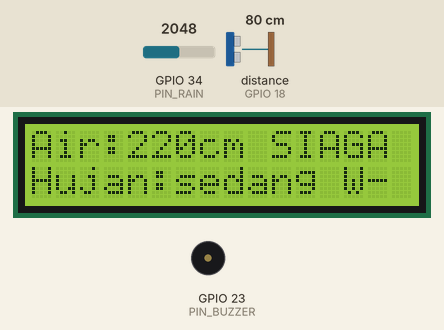
Bench run of a sketch on a simulated ESP32. Shown: 16×2 character LCD, buzzer (waves = sounding). Wiring (inferred from the names in the program): ultrasonic range finder: trigger GPIO 5; echo GPIO 18. The test bench sets the inputs (shaded band); at power-on: distance to the obstacle (sensor on GPIO 18) 80 cm, GPIO 34 (PIN_RAIN) = 2048 (analog values on the 0–4095 scale). The echo pulse lasts 58.3 µs per cm; WiFi joins after 1.5 s; servers stay silent unless stated; EEPROM starts erased; no MQTT or app messages arrive unless stated; what the sketch prints to the serial monitor is not drawn.

Above: at 6.4 s.
6.5 s: distance to the obstacle (sensor on GPIO 18) set to 65 cm
At 7.6 s:
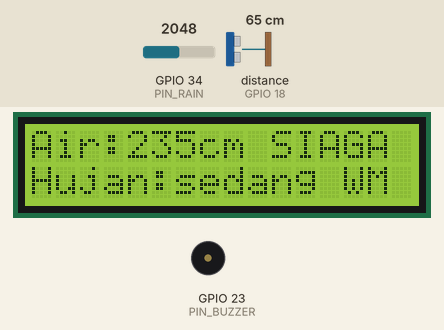
9.5 s: distance to the obstacle (sensor on GPIO 18) set to 56 cm
At 12.5 s:
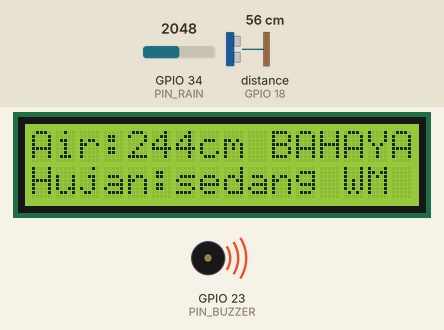
13.2 s: GPIO 34 (PIN_RAIN) set to 2555
16.9 s: GPIO 34 (PIN_RAIN) set to 2635
18.4 s: distance to the obstacle (sensor on GPIO 18) set to 70 cm
At 22.6 s:
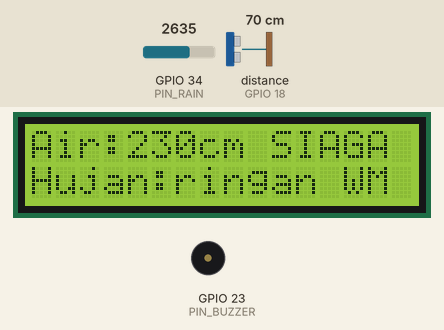
Timing chart, 0 to 23.1 s (numbered marks = the images above; inputs shaded):
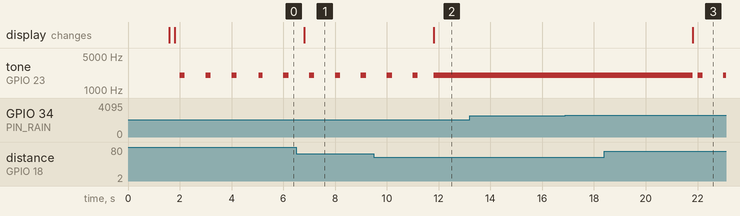

Measured:
- the behaviour switches between 61 and 60 cm on distance to the obstacle (sensor on GPIO 18) (found by bisection; images 1 and 2)
- the behaviour switches between 65 and 66 cm on distance to the obstacle (sensor on GPIO 18) (found by bisection; images 2 and 3)
- after the input at 6.5 s, the display: changes after 0.31 s (image 1)
- after the input at 9.5 s, the display: changes after 2.3 s (image 2)
- after the input at 13.2 s, every drawn part: stays the same
- after the input at 16.9 s, every drawn part: stays the same
- after the input at 18.4 s, tone on GPIO 23 (PIN_BUZZER): 2000 Hz → silent after 3.4 s, → 2000 Hz 0.19 s later, → silent 0.20 s later, → 2000 Hz 0.80 s later; the display: changes after 3.4 s (image 3)
- by itself, tone on GPIO 23 (PIN_BUZZER): alternates 2000 Hz for 0.20 s and silent for 0.80 s

The sketch:

awasair_esp32.ino
```cpp
/*
 * AWASAIR - Firmware ESP32
 * Peringatan dini banjir: HC-SR04 + rain sensor + LCD I2C + buzzer.
 * Komunikasi MQTT mengikuti docs/mqtt-contract.md (v1):
 *   publish  awasair/sungai/data    JSON {"level","jarak","adc","hujan","status"}  QoS0, tiap 5 detik
 *   publish  awasair/sungai/status  NORMAL|SIAGA|BAHAYA|ERROR  retained, saat berubah + sekali saat boot
 *   publish  awasair/sungai/online  online / offline (Last Will)  retained
 *   publish  awasair/sungai/ack     {"mute","siaga","bahaya"} yang BERLAKU  retained, saat boot + setelah cmd
 *   subscribe awasair/sungai/cmd    {"mute":true} / {"siaga":200,"bahaya":240}
 * Server AwasLink otomatis mencatat `data` ke Data Logger (ala ThingSpeak), jadi cukup MQTT.
 *
 * Library (Arduino IDE > Library Manager):
 *   PubSubClient (Nick O'Leary), LiquidCrystal I2C (Frank de Brabander), ArduinoJson 7.x
 * Board: "ESP32 Dev Module" (paket esp32 by Espressif)
 *
 * Langkah: salin secrets.example.h -> secrets.h, isi WiFi/token, upload.
 * Logika keselamatan (status + buzzer) berjalan di sini, tetap jalan walau WiFi/server mati.
 */
#include <WiFi.h>
#include <PubSubClient.h>
#include <LiquidCrystal_I2C.h>
#include <ArduinoJson.h>
#include <Preferences.h>
#include "config.h"
#include "secrets.h"

WiFiClient netClient;
PubSubClient mqtt(netClient);
LiquidCrystal_I2C lcd(LCD_ADDR, 16, 2);
Preferences prefs;

const char* T_DATA = TOPIC_BASE "/data";
const char* T_STATUS = TOPIC_BASE "/status";
const char* T_ONLINE = TOPIC_BASE "/online";
const char* T_CMD = TOPIC_BASE "/cmd";
const char* T_ACK = TOPIC_BASE "/ack";

// Konfigurasi yang berlaku (disimpan di flash, dilaporkan lewat `ack`)
float ambangSiaga = DEFAULT_SIAGA;
float ambangBahaya = DEFAULT_BAHAYA;
bool buzzerMute = false;

// Pengukuran terakhir
float jarakCm = NAN, levelCm = NAN;
int rainAdc = 4095;
const char* kategoriHujan = "kering";
enum Status { NORMAL = 0, SIAGA = 1, BAHAYA = 2, ERR = 3 };
Status status = NORMAL;
bool statusDikenal = false;  // false sampai pengukuran pertama
bool statusPerluKirim = true;
const char* STATUS_STR[] = {"NORMAL", "SIAGA", "BAHAYA", "ERROR"};

unsigned long tUkur = 0, tMqttRetry = 0, tWifiRetry = 0;
char clientId[32];

// ---------------------------------------------------------------- Sensor
float bacaJarakSekali() {
  digitalWrite(PIN_TRIG, LOW);  delayMicroseconds(2);
  digitalWrite(PIN_TRIG, HIGH); delayMicroseconds(10);
  digitalWrite(PIN_TRIG, LOW);
  unsigned long us = pulseIn(PIN_ECHO, HIGH, 30000);  // timeout 30 ms (~5 m)
  if (us == 0) return NAN;
  return us * 0.0343f / 2.0f;
}

// Median 5 pembacaan untuk meredam noise/pantulan liar. NAN bila semua gagal.
float bacaJarakMedian() {
  float v[5]; int n = 0;
  for (int i = 0; i < 5; i++) {
    float d = bacaJarakSekali();
    if (!isnan(d) && d >= 2 && d <= 400) v[n++] = d;
    delay(30);
  }
  if (n == 0) return NAN;
  for (int i = 1; i < n; i++) { float k = v[i]; int j = i - 1; while (j >= 0 && v[j] > k) { v[j + 1] = v[j]; j--; } v[j + 1] = k; }
  return v[n / 2];
}

// Sama dengan backend/src/contract.js: makin basah langsung, makin kering harus lewat batas + HISTERESIS_HUJAN.
const char* HUJAN_STR[] = {"kering", "ringan", "sedang", "lebat"};
int hujanIdx = 0;  // 0 kering, 1 ringan, 2 sedang, 3 lebat

const char* hitungKategoriHujan(int adc) {
  int raw = adc >= ADC_KERING ? 0 : adc >= ADC_RINGAN ? 1 : adc >= ADC_SEDANG ? 2 : 3;
  const int batas[] = {0, ADC_KERING, ADC_RINGAN, ADC_SEDANG};  // batas atas tiap kategori
  if (raw < hujanIdx && adc < batas[hujanIdx] + HISTERESIS_HUJAN) raw = hujanIdx;  // tahan agar tidak berkedip
  hujanIdx = raw;
  return HUJAN_STR[raw];
}

// Status gabungan air + hujan (sama dengan backend/src/contract.js, docs/mqtt-contract.md "Aturan status"):
//   - air: naik langsung saat melewati ambang, turun bertahap dengan histeresis
//   - hujan lebat: selalu BAHAYA walaupun air belum naik
//   - level tidak terbaca: ERROR (tidak pernah dianggap aman)
Status hitungStatus(float level, Status prev, bool hujanLebat) {
  if (isnan(level)) return ERR;
  int cur = (prev == ERR) ? 0 : (int)prev;
  int naik = level >= ambangBahaya ? 2 : level >= ambangSiaga ? 1 : 0;
  if (naik >= cur) cur = naik;
  else {
    while (cur > 0) {
      float batas = (cur == 2) ? ambangBahaya : ambangSiaga;
      if (level < batas - HISTERESIS) cur--;
      else break;
    }
  }
  if (hujanLebat) cur = 2;
  return (Status)cur;
}

// Jumlah pembacaan gagal berturut-turut sebelum status menjadi ERROR.
// Satu pembacaan meleset (pantulan liar, benda terlalu dekat) tidak langsung dianggap rusak.
#define MAKS_GAGAL 3
int gagalBeruntun = 0;

void ukur() {
  float j = bacaJarakMedian();
  // Lebih jauh dari titik nol/dasar sungai = mustahil secara fisik -> anggap pembacaan gagal
  if (!isnan(j) && j > TINGGI_PASANG + 10) j = NAN;
  if (isnan(j)) {
    if (++gagalBeruntun >= MAKS_GAGAL) { jarakCm = NAN; levelCm = NAN; }  // sensor benar-benar gagal
    // else: pertahankan nilai terakhir
  } else {
    gagalBeruntun = 0;
    jarakCm = j;
    levelCm = TINGGI_PASANG - j;
    if (levelCm < 0) levelCm = 0;
  }
  long sum = 0;
  for (int i = 0; i < 8; i++) { sum += analogRead(PIN_RAIN); delay(2); }
  rainAdc = sum / 8;
  kategoriHujan = hitungKategoriHujan(rainAdc);
  Status baru = hitungStatus(levelCm, status, hujanIdx == 3);
  if (!statusDikenal || baru != status) statusPerluKirim = true;
  status = baru;
  statusDikenal = true;
}

// ---------------------------------------------------------------- Buzzer (non-blocking)
// Memakai nada 2 kHz (PWM) agar buzzer AKTIF maupun PASIF sama-sama berbunyi.
#define NADA_BUZZER 2000
bool buzzerBunyi = false;

// Pola bunyi (urutan prioritas, yang lebih berbahaya menang):
//   BAHAYA (air >= ambang bahaya ATAU hujan lebat) : bunyi terus
//   SIAGA                                          : bip 200 ms tiap 1 detik
//   hujan lebat saat sensor air ERROR              : bip-bip (2x 150 ms) tiap 2 detik
//   hujan sedang, status NORMAL                    : bip 150 ms tiap 3 detik
void updateBuzzer() {
  bool on = false;
  if (!buzzerMute) {
    unsigned long t = millis();
    bool lebat = !strcmp(kategoriHujan, "lebat");
    bool sedang = !strcmp(kategoriHujan, "sedang");
    if (status == BAHAYA) on = true;
    else if (status == SIAGA) on = (t % 1000) < 200;
    else if (lebat && BUZZER_HUJAN_LEBAT) { unsigned long p = t % 2000; on = p < 150 || (p >= 300 && p < 450); }
    else if (sedang && BUZZER_HUJAN_SEDANG) on = (t % 3000) < 150;
  }
  if (on == buzzerBunyi) return;  // hanya ubah saat berganti, jangan restart nada tiap loop
  buzzerBunyi = on;
  if (on) tone(PIN_BUZZER, NADA_BUZZER);
  else { noTone(PIN_BUZZER); digitalWrite(PIN_BUZZER, LOW); }
}

// ---------------------------------------------------------------- LCD
void updateLcd() {
  char l1[17], l2[17];
  if (isnan(levelCm)) snprintf(l1, sizeof(l1), "Air: --- %-7s", STATUS_STR[status]);
  else snprintf(l1, sizeof(l1), "Air:%3dcm %-6s", (int)round(levelCm), STATUS_STR[status]);
  snprintf(l2, sizeof(l2), "Hujan:%-6s %c%c%c", kategoriHujan,
           WiFi.status() == WL_CONNECTED ? 'W' : '-', mqtt.connected() ? 'M' : '-', buzzerMute ? 'x' : ' ');
  lcd.setCursor(0, 0); lcd.print(l1);
  lcd.setCursor(0, 1); lcd.print(l2);
}

// ---------------------------------------------------------------- MQTT
void publishAck() {
  JsonDocument doc;
  doc["mute"] = buzzerMute;
  doc["siaga"] = ambangSiaga;
  doc["bahaya"] = ambangBahaya;
  char buf[96];
  serializeJson(doc, buf, sizeof(buf));
  mqtt.publish(T_ACK, buf, true);
}

void publishStatus() {
  if (!mqtt.connected() || !statusDikenal) return;
  if (mqtt.publish(T_STATUS, STATUS_STR[status], true)) statusPerluKirim = false;
}

void publishData() {
  if (!mqtt.connected()) return;
  JsonDocument doc;
  if (!isnan(levelCm)) {
    doc["level"] = roundf(levelCm * 10) / 10.0;
    doc["jarak"] = roundf(jarakCm * 10) / 10.0;
  }
  doc["adc"] = rainAdc;
  doc["hujan"] = kategoriHujan;
  doc["status"] = STATUS_STR[status];
  char buf[160];
  serializeJson(doc, buf, sizeof(buf));
  mqtt.publish(T_DATA, buf, false);
}

// cmd: semua field opsional. Nilai tidak valid ditolak, nilai lama dipertahankan.
void onMqttMessage(char* topic, byte* payload, unsigned int len) {
  JsonDocument doc;
  if (deserializeJson(doc, payload, len) || !doc.is<JsonObject>()) { Serial.println("[cmd] bukan JSON, ditolak"); return; }
  bool mute = buzzerMute; float siaga = ambangSiaga, bahaya = ambangBahaya;
  if (doc["mute"].is<bool>()) mute = doc["mute"].as<bool>();
  else if (!doc["mute"].isNull()) { Serial.println("[cmd] mute harus boolean"); return; }
  if (!doc["siaga"].isNull()) { if (!doc["siaga"].is<float>() || doc["siaga"].as<float>() <= 0) { Serial.println("[cmd] siaga tidak valid"); return; } siaga = doc["siaga"]; }
  if (!doc["bahaya"].isNull()) { if (!doc["bahaya"].is<float>() || doc["bahaya"].as<float>() <= 0) { Serial.println("[cmd] bahaya tidak valid"); return; } bahaya = doc["bahaya"]; }
  if (siaga >= bahaya) { Serial.println("[cmd] ditolak: siaga >= bahaya"); return; }

  buzzerMute = mute; ambangSiaga = siaga; ambangBahaya = bahaya;
  prefs.putBool("mute", buzzerMute);
  prefs.putFloat("siaga", ambangSiaga);
  prefs.putFloat("bahaya", ambangBahaya);
  Serial.printf("[cmd] diterapkan: mute=%d siaga=%.0f bahaya=%.0f\n", buzzerMute, ambangSiaga, ambangBahaya);
  publishAck();  // laporkan konfigurasi yang kini berlaku

  Status baru = hitungStatus(levelCm, status, hujanIdx == 3);
  if (baru != status) { status = baru; publishStatus(); }
  updateLcd();
}

void connectMqtt() {
  if (mqtt.connected() || WiFi.status() != WL_CONNECTED || millis() - tMqttRetry < 5000) return;
  tMqttRetry = millis();
  Serial.print("[mqtt] menghubungkan... ");
  if (mqtt.connect(clientId, MQTT_USER, MQTT_PASS, T_ONLINE, 1, true, "offline")) {
    Serial.println("OK");
    mqtt.publish(T_ONLINE, "online", true);
    mqtt.subscribe(T_CMD, 1);
    publishAck();
    statusPerluKirim = true;
    publishStatus();
  } else {
    Serial.printf("gagal, rc=%d (5 = token salah, -2 = host tidak terjangkau)\n", mqtt.state());
  }
}

// ---------------------------------------------------------------- WiFi
void jagaWifi() {
  if (WiFi.status() == WL_CONNECTED || millis() - tWifiRetry < 10000) return;
  tWifiRetry = millis();
  Serial.println("[wifi] menyambung ulang...");
  WiFi.disconnect();
  WiFi.begin(WIFI_SSID, WIFI_PASS);
}

// ---------------------------------------------------------------- Setup & loop
void setup() {
  Serial.begin(115200);
  pinMode(PIN_TRIG, OUTPUT);
  pinMode(PIN_ECHO, INPUT);
  pinMode(PIN_BUZZER, OUTPUT);
  analogReadResolution(12);

  lcd.init(); lcd.backlight();
  lcd.print("AWASAIR"); lcd.setCursor(0, 1); lcd.print("Menyiapkan...");

  prefs.begin("awasair", false);
  ambangSiaga = prefs.getFloat("siaga", DEFAULT_SIAGA);
  ambangBahaya = prefs.getFloat("bahaya", DEFAULT_BAHAYA);
  buzzerMute = prefs.getBool("mute", false);
  if (ambangSiaga >= ambangBahaya) { ambangSiaga = DEFAULT_SIAGA; ambangBahaya = DEFAULT_BAHAYA; }

  snprintf(clientId, sizeof(clientId), "awasair-%06llx", ESP.getEfuseMac() & 0xFFFFFF);
  WiFi.mode(WIFI_STA);
  WiFi.begin(WIFI_SSID, WIFI_PASS);
  for (int i = 0; i < 20 && WiFi.status() != WL_CONNECTED; i++) delay(500);
  Serial.printf("[wifi] %s, IP %s\n", WiFi.status() == WL_CONNECTED ? "terhubung" : "belum terhubung", WiFi.localIP().toString().c_str());

  mqtt.setServer(MQTT_HOST, MQTT_PORT);
  mqtt.setCallback(onMqttMessage);
  mqtt.setKeepAlive(15);
  mqtt.setBufferSize(512);
  lcd.clear();
}

void loop() {
  jagaWifi();
  connectMqtt();
  mqtt.loop();
  updateBuzzer();  // dipanggil terus agar pola SIAGA halus

  unsigned long now = millis();
  if (tUkur == 0 || now - tUkur >= INTERVAL_MS) {
    tUkur = now;
    ukur();
    updateLcd();
    publishData();                          // data dulu: server membuat notifikasi dengan level terbaru
    if (statusPerluKirim) publishStatus();
    Serial.printf("level=%.1f cm  jarak=%.1f cm  adc=%d (%s)  status=%s%s\n", levelCm, jarakCm, rainAdc, kategoriHujan,
                  STATUS_STR[status], buzzerMute ? " [mute]" : "");
  }
}
```

secrets.example.h
```cpp
// Salin file ini menjadi secrets.h lalu isi. secrets.h tidak ikut ke git (.gitignore).
#pragma once

// --- WiFi ---
#define WIFI_SSID      "NamaWiFi"
#define WIFI_PASS      "PasswordWiFi"

// --- Broker MQTT (AwasLink) ---
// Pakai IP laptop/server (cek `ipconfig`), BUKAN "localhost".
#define MQTT_HOST      "192.168.1.10"
#define MQTT_PORT      1883
#define MQTT_USER      "device"
#define MQTT_PASS      "TEMPEL_AUTH_TOKEN_AWASLINK"   // AwasLink > Konsol > Info & Koneksi
```

config.h
```cpp
// Konfigurasi perangkat AWASAIR. Kredensial ada di secrets.h (salin dari secrets.example.h).
// Topic, ambang, histeresis, dan kategori hujan harus sama dengan docs/mqtt-contract.md.
#pragma once

#define TOPIC_BASE "awasair/sungai"

// --- Pin (sesuai pemetaan pin proyek) ---
#define PIN_TRIG   5
#define PIN_ECHO   18   // WAJIB lewat pembagi tegangan 1k + 2k (Echo = 5 V)
#define PIN_RAIN   34   // ADC1, aman dipakai saat WiFi aktif
#define PIN_BUZZER 23
#define LCD_ADDR   0x27

// --- Kalibrasi lokasi ---
// Nilai di bawah untuk sungai. Untuk demo meja (thinwall 6 cm, sensor 15 cm di atas dasar):
//   TINGGI_PASANG 15, DEFAULT_SIAGA 3, DEFAULT_BAHAYA 5, HISTERESIS 0.5
#define TINGGI_PASANG   300.0f  // cm, jarak sensor ke titik nol/dasar sungai
#define DEFAULT_SIAGA   200.0f  // cm (bisa diubah lewat cmd)
#define DEFAULT_BAHAYA  240.0f  // cm (bisa diubah lewat cmd)
#define HISTERESIS      5.0f    // cm
#define INTERVAL_MS     5000UL  // publish `data` tiap 5 detik (kontrak: 5-10 detik)

// Kategori hujan (ADC, makin kecil makin basah). WAJIB dikalibrasi.
// Hujan lebat (ADC < ADC_SEDANG) membuat status BAHAYA walaupun air belum naik (lihat "Aturan status").
#define ADC_KERING 4000
#define ADC_RINGAN 2500
#define ADC_SEDANG 1500
#define HISTERESIS_HUJAN 100  // ADC: kategori baru membaik setelah lewat batas + 100 (anti berkedip)

// Buzzer saat hujan (1 = aktif, 0 = mati). Hujan lebat sudah termasuk BAHAYA (bunyi terus).
#define BUZZER_HUJAN_SEDANG 1   // satu bip tiap 3 detik saat status NORMAL
#define BUZZER_HUJAN_LEBAT  1   // bip-bip tiap 2 detik bila sensor air ERROR saat hujan lebat
```
